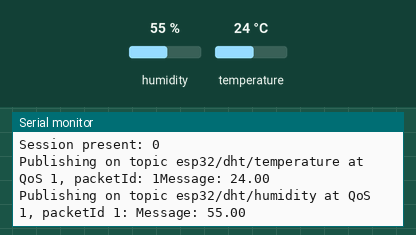
Simulated run of this sketch. Board: ESP32. Parts: the last lines printed to the serial monitor. The test bench sets the inputs (shaded band); at power-on: humidity 55 %, temperature 24 °C. WiFi joins after 1.5 s; servers stay silent unless stated; no MQTT or app messages arrive unless stated.

Above: at 18.0 s.
18.1 s: humidity set to 22 %
At 20.6 s:
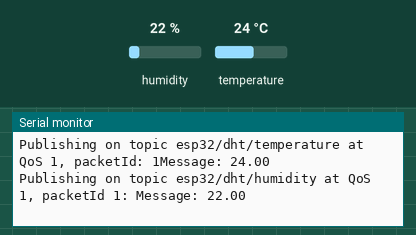
33.1 s: temperature set to 12 °C
At 40.7 s:
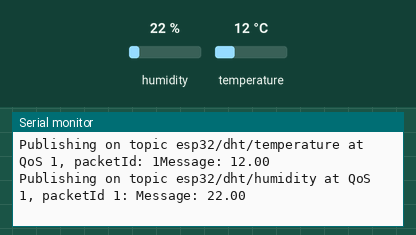
48.1 s: humidity set to 40 %
At 50.7 s:
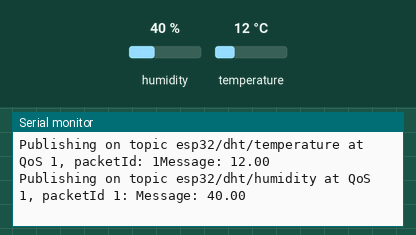
Timing chart, 0 to 52.2 s (numbered marks = the images above; inputs shaded):
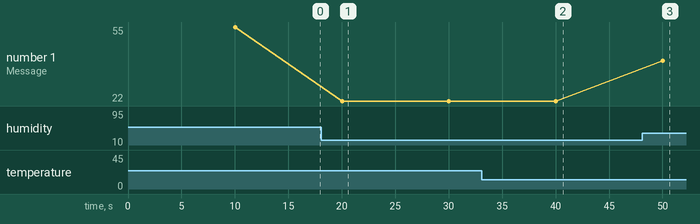

The sketch:

mqtt_weather.ino
```cpp
#include "DHT.h"
#include <WiFi.h>
extern "C" {
  #include "freertos/FreeRTOS.h"
  #include "freertos/timers.h"
}
#include <AsyncMqttClient.h>

#define WIFI_SSID "MB210-G"
#define WIFI_PASSWORD "studentMAMK"

// Raspberry Pi Mosquitto MQTT Broker
#define MQTT_HOST IPAddress(172,20,49,10)

#define MQTT_PORT 1883

// MQTT Topics
#define MQTT_PUB_TEMP "esp32/dht/temperature"
#define MQTT_PUB_HUM  "esp32/dht/humidity"

// Digital pin for DHT sensor
#define DHTPIN 15

// DHT sensor type
#define DHTTYPE DHT11   // DHT 11

// Initialize DHT sensor
DHT dht(DHTPIN, DHTTYPE);

// Variables to hold sensor readings
float temp;
float hum;

AsyncMqttClient mqttClient;
TimerHandle_t mqttReconnectTimer;
TimerHandle_t wifiReconnectTimer;

unsigned long previousMillis = 0;   // Stores last time temperature was published
const long interval = 10000;        // Interval at which to publish sensor readings

void connectToWifi() {
  Serial.println("Connecting to Wi-Fi...");
  WiFi.begin(WIFI_SSID, WIFI_PASSWORD);
}

void connectToMqtt() {
  Serial.println("Connecting to MQTT...");
  mqttClient.connect();
}

void WiFiEvent(WiFiEvent_t event) {
  Serial.printf("[WiFi-event] event: %d\n", event);
  switch(event) {
    case SYSTEM_EVENT_STA_GOT_IP:
      Serial.println("WiFi connected");
      Serial.println("IP address: ");
      Serial.println(WiFi.localIP());
      connectToMqtt();
      break;
    case SYSTEM_EVENT_STA_DISCONNECTED:
      Serial.println("WiFi lost connection");
      xTimerStop(mqttReconnectTimer, 0); // ensure we don't reconnect to MQTT while reconnecting to Wi-Fi
      xTimerStart(wifiReconnectTimer, 0);
      break;
  }
}

void onMqttConnect(bool sessionPresent) {
  Serial.println("Connected to MQTT.");
  Serial.print("Session present: ");
  Serial.println(sessionPresent);
}

void onMqttDisconnect(AsyncMqttClientDisconnectReason reason) {
  Serial.println("Disconnected from MQTT.");
  if (WiFi.isConnected()) {
    xTimerStart(mqttReconnectTimer, 0);
  }
}

void onMqttPublish(uint16_t packetId) {
  Serial.print("Publish acknowledged.");
  Serial.print("  packetId: ");
  Serial.println(packetId);
}

void setup() {
  Serial.begin(115200);
  Serial.println();

  dht.begin();

  mqttReconnectTimer = xTimerCreate("mqttTimer", pdMS_TO_TICKS(2000), pdFALSE, (void*)0, reinterpret_cast<TimerCallbackFunction_t>(connectToMqtt));
  wifiReconnectTimer = xTimerCreate("wifiTimer", pdMS_TO_TICKS(2000), pdFALSE, (void*)0, reinterpret_cast<TimerCallbackFunction_t>(connectToWifi));

  WiFi.onEvent(WiFiEvent);

  mqttClient.onConnect(onMqttConnect);
  mqttClient.onDisconnect(onMqttDisconnect);
  //mqttClient.onSubscribe(onMqttSubscribe);
  //mqttClient.onUnsubscribe(onMqttUnsubscribe);
  mqttClient.onPublish(onMqttPublish);
  mqttClient.setServer(MQTT_HOST, MQTT_PORT);
  // If your broker requires authentication (username and password), set them below
  //mqttClient.setCredentials("REPlACE_WITH_YOUR_USER", "REPLACE_WITH_YOUR_PASSWORD");
  connectToWifi();
}

void loop() {
  unsigned long currentMillis = millis();
  // Every X number of seconds (interval = 10 seconds)
  // it publishes a new MQTT message
  if (currentMillis - previousMillis >= interval) {
    // Save the last time a new reading was published
    previousMillis = currentMillis;
    // New DHT sensor readings
    hum = dht.readHumidity();
    // Read temperature as Celsius (the default)
    temp = dht.readTemperature();
    // Read temperature as Fahrenheit (isFahrenheit = true)
    //temp = dht.readTemperature(true);

    // Check if any reads failed and exit early (to try again).
    if (isnan(temp) || isnan(hum)) {
      Serial.println(F("Failed to read from DHT sensor!"));
      return;
    }

    // Publish an MQTT message on topic esp32/dht/temperature
    uint16_t packetIdPub1 = mqttClient.publish(MQTT_PUB_TEMP, 1, true, String(temp).c_str());
    Serial.printf("Publishing on topic %s at QoS 1, packetId: %i", MQTT_PUB_TEMP, packetIdPub1);
    Serial.printf("Message: %.2f \n", temp);

    // Publish an MQTT message on topic esp32/dht/humidity
    uint16_t packetIdPub2 = mqttClient.publish(MQTT_PUB_HUM, 1, true, String(hum).c_str());
    Serial.printf("Publishing on topic %s at QoS 1, packetId %i: ", MQTT_PUB_HUM, packetIdPub2);
    Serial.printf("Message: %.2f \n", hum);
  }
}
```

Measured:
- after the input at 18.1 s, the serial monitor: prints a new line after 1.9 s (image 1)
- after the input at 33.1 s, the serial monitor: prints a new line after 6.9 s (image 2)
- after the input at 48.1 s, the serial monitor: prints a new line after 1.9 s (image 3)
- plotted number 1: 55 → 22 after the input at 18.1 s, 22 → 40 after the input at 48.1 s
